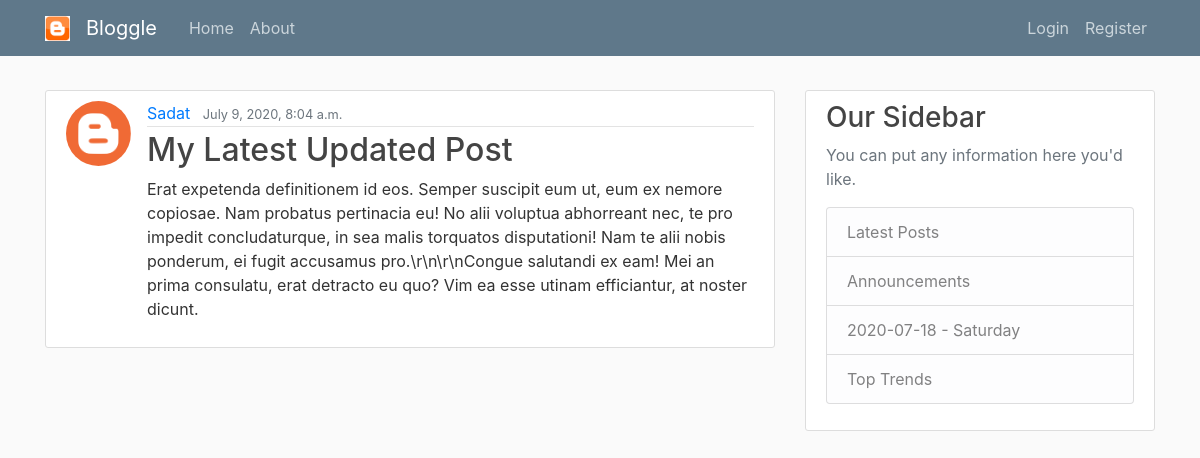
/blog/post/31/, run on the app's committed database.
### blog/models.py (models this page shows, shortened)
class Post(models.Model):
    title = models.CharField(max_length=70)
    content = models.TextField()
    date_posted = models.DateTimeField(default=timezone.now)
    author = models.ForeignKey(User, on_delete=models.CASCADE)

### User/models.py (models this page shows, shortened)
class Profile(models.Model):
    user = models.OneToOneField(User, on_delete=models.CASCADE)
    image = models.ImageField(default='default.png', upload_to='profile_pics')

### blog/views.py (the view)
# urls.py: path('post/<int:pk>/', blog_views.PostDetailView.as_view(), name='post-detail'),
class PostDetailView(DetailView):
    model = Post
    def get_context_data(self, **kwargs):
        context = super(PostDetailView, self).get_context_data(**kwargs)
        context['date'] = calender_today()
        for elem in context['view'].kwargs:
            print(elem)
        return context

### blog/views.py (called while the page is built)
def calender_today():
    date = datetime.today()
    date = str(date).split()[0] + " - " + weekdays[date.weekday()]
    return date

### templates/Blog/post_detail.html (shortened to what this page needs)
{% extends 'Blog/base.html' %}
{% block content %}
    <article class="media content-section">
      <img class="rounded-circle article-img" src="{{ object.author.profile.image.url }}">
      <div class="media-body">
        <div class="article-metadata">
          <a class="mr-2" href="{% url 'blog_site:user-posts' object.author.username %}">{{ object.author }}</a>
          <small class="text-muted">{{ object.date_posted }}</small>
        </div>
        <h2 class="article-title">{{ object.title }}</h2>
        <p class="article-content">{{ object.content }}</p>
      </div>
    </article>
{% endblock content %}

### static/blog/base.css (style rules this page uses)
body { background: #fafafa; color: #333333; margin-top: 5rem; }
h1, h2, h3, h4, h5, h6 { color: #444444; }
.content-section { background: #ffffff; padding: 10px 20px; border: 1px solid #dddddd; border-radius: 3px; margin-bottom: 20px; margin-top: 10px; }
.article-title { color: #444444; }
.article-content { white-space: pre-line; }
.article-img { height: 65px; width: 65px; margin-right: 16px; }
.article-metadata { padding-bottom: 1px; margin-bottom: 4px; border-bottom: 1px solid #e3e3e3 }

### data on the page
Post: author.profile.image (placeholder picture), author "Sadat", date_posted "July 9, 2020, 8:04 a.m.", title "My Latest Updated Post", content "Erat expetenda definitionem id eos. Semper suscipit eum ut, eum ex nemore copiosae. Nam probatus pertinacia eu! No alii voluptua abhorreant nec, te pro impedit concludaturque, in sea malis torquatos disputationi! Nam te alii nobis ponderum, ei fugit accusamus pro.\\r\\n\\r\\nCongue salutandi ex eam! Mei an prima consulatu, erat detracto eu quo? Vim ea esse utinam efficiantur, at noster dicunt."

### other printed values
{{ date }} "2020-07-18 - Saturday"
